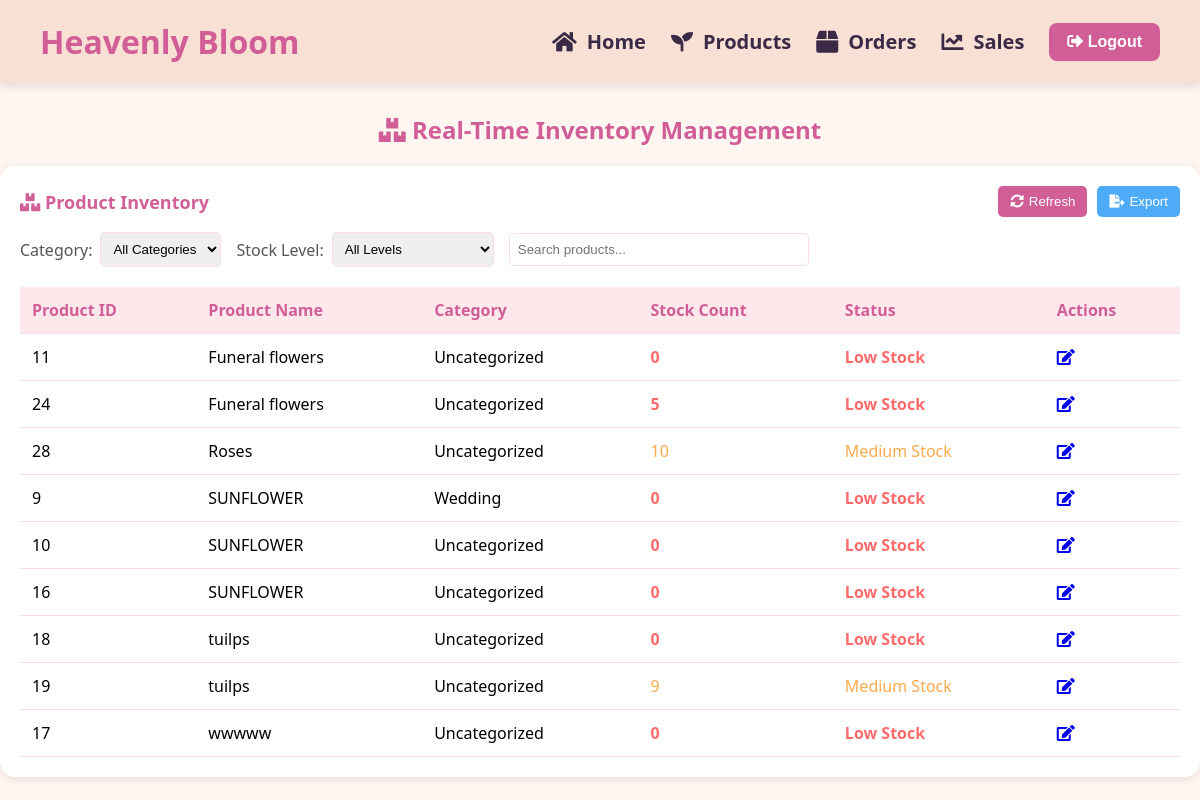
The app's page /inventory.php, older data.
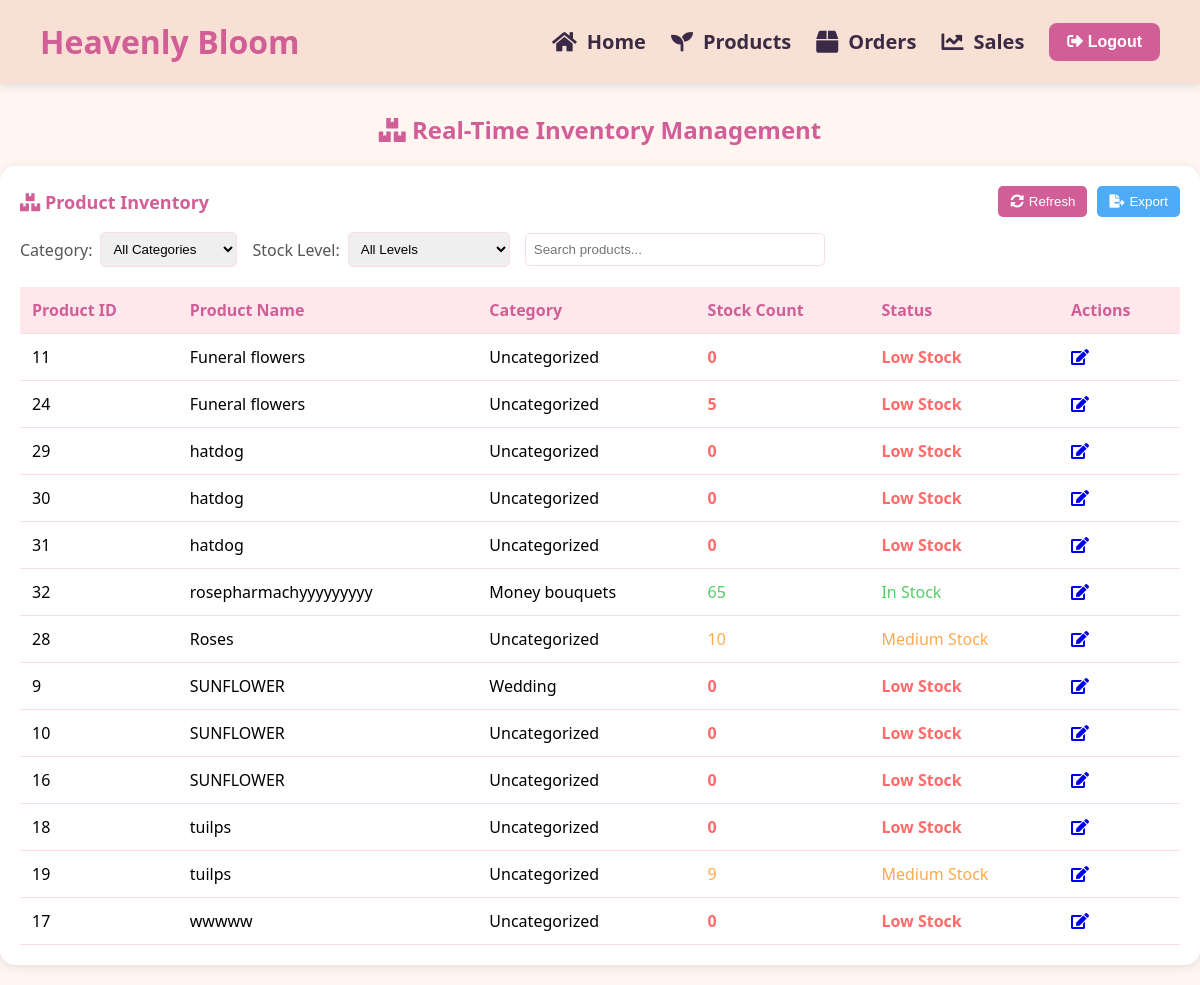
The same page, newer data.
### tables this page shows
CREATE TABLE `products` (
  `product_id` int(11) NOT NULL,
  `product_name` varchar(255) NOT NULL,
  `price` decimal(10,2) NOT NULL,
  `product_price` decimal(10,2) NOT NULL,
  `product_description` text NOT NULL,
  `product_image` varchar(255) NOT NULL,
  `created_at` timestamp NOT NULL DEFAULT current_timestamp(),
  `bouquet_sizes` varchar(255) DEFAULT NULL,
  `ribbon_colors` varchar(255) DEFAULT NULL,
  `category_id` int(11) DEFAULT NULL,
  `product_type` varchar(50) DEFAULT NULL,
  `original_stock` int(11) DEFAULT 0,
  `stock_count` int(11) DEFAULT 0,
  `is_deleted` tinyint(1) DEFAULT 0
);

CREATE TABLE `categories` (
  `id` int(11) NOT NULL,
  `name` varchar(100) NOT NULL,
  `description` text DEFAULT NULL,
  `category_id` int(11) DEFAULT NULL,
  `is_customized` tinyint(1) DEFAULT 0,
  `customized` varchar(100) DEFAULT NULL
);

### inventory.php (the view, shortened to what this page needs)
<?php
include 'navbar.php';
include 'db_connection.php';
function getInventoryData($conn) {
    $inventory_query = "SELECT
        p.product_id,
        p.product_name,
        p.stock_count,
        c.name AS category_name
    FROM products p
    LEFT JOIN categories c ON p.category_id = c.id
    ORDER BY p.product_name";
    $result = mysqli_query($conn, $inventory_query);
    $inventory_data = [];
    if ($result) {
        while ($row = mysqli_fetch_assoc($result)) {
            $inventory_data[] = $row;
        }
    }
    return $inventory_data;
}
$inventory_data = getInventoryData($conn);
?>
<!DOCTYPE html>
<html lang="en">
<head>
    <link rel="stylesheet" href="https://cdnjs.cloudflare.com/ajax/libs/font-awesome/5.15.3/css/all.min.css"/>
</head>
<body>
<h2><i class="fas fa-boxes"></i> Real-Time Inventory Management</h2>
<div class="inventory-section">
    <div class="inventory-header">
        <div class="inventory-title">
            <i class="fas fa-boxes"></i> Product Inventory
        </div>
        <div class="action-buttons">
            <button class="refresh-btn" id="refreshInventory">
                <i class="fas fa-sync-alt"></i> Refresh
            </button>
            <button class="export-btn" id="exportInventory">
                <i class="fas fa-file-export"></i> Export
            </button>
        </div>
    </div>
    <div class="filter-section">
        <div class="filter-item">
            <label for="categoryFilter">Category:</label>
            <select id="categoryFilter">
                <option value="">All Categories</option>
            </select>
        </div>
        <div class="filter-item">
            <label for="stockFilter">Stock Level:</label>
            <select id="stockFilter">
                <option value="">All Levels</option>
            </select>
        </div>
        <div class="filter-item search-box">
            <input type="text" id="searchInventory" placeholder="Search products...">
        </div>
    </div>
    <table class="inventory-table">
        <thead>
            <tr>
                <th>Product ID</th>
                <th>Product Name</th>
                <th>Category</th>
                <th>Stock Count</th>
                <th>Status</th>
                <th>Actions</th>
            </tr>
        </thead>
        <tbody id="inventoryTableBody">
            <?php foreach ($inventory_data as $item): ?>
                <tr>
                    <td><?= htmlspecialchars($item['product_id']) ?></td>
                    <td><?= htmlspecialchars($item['product_name']) ?></td>
                    <td><?= htmlspecialchars($item['category_name'] ?? 'Uncategorized') ?></td>
                    <td class="<?= $item['stock_count'] <= 5 ? 'stock-low' : ($item['stock_count'] <= 10 ? 'stock-medium' : 'stock-good') ?>">
                        <?= htmlspecialchars($item['stock_count']) ?>
                    </td>
                    <td>
                        <?php if ($item['stock_count'] <= 5): ?>
                            <span class="stock-low">Low Stock</span>
                        <?php elseif ($item['stock_count'] <= 10): ?>
                            <span class="stock-medium">Medium Stock</span>
                        <?php else: ?>
                            <span class="stock-good">In Stock</span>
                        <?php endif; ?>
                    </td>
                    <td>
                        <a href="edit_product.php?id=<?= $item['product_id'] ?>" title="Edit Product">
                            <i class="fas fa-edit"></i>
                        </a>
                    </td>
                </tr>
            <?php endforeach; ?>
        </tbody>
    </table>
</div>
</body>
</html>

Row changes from the older to the newer data that the page shows:
added products: product_id "29", product_name "hatdog", category_name "Uncategorized", stock_count "0", shows "Low Stock"
added products: product_id "30", product_name "hatdog", category_name "Uncategorized", stock_count "0", shows "Low Stock"
added products: product_id "31", product_name "hatdog", category_name "Uncategorized", stock_count "0", shows "Low Stock"
added products: product_id "32", product_name "rosepharmachyyyyyyyyy", category.name "Money bouquets", stock_count "65", shows "In Stock"
